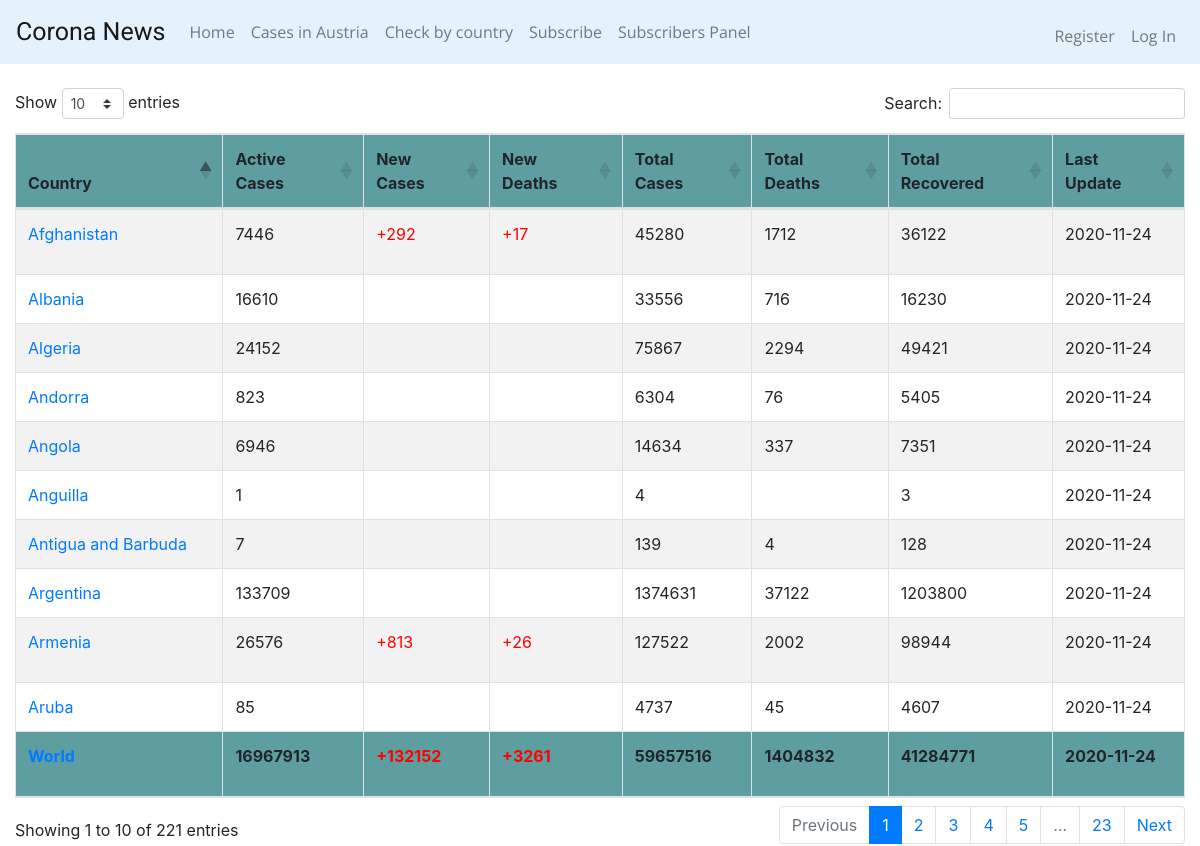
The page /casesWorld on the database as committed earlier.
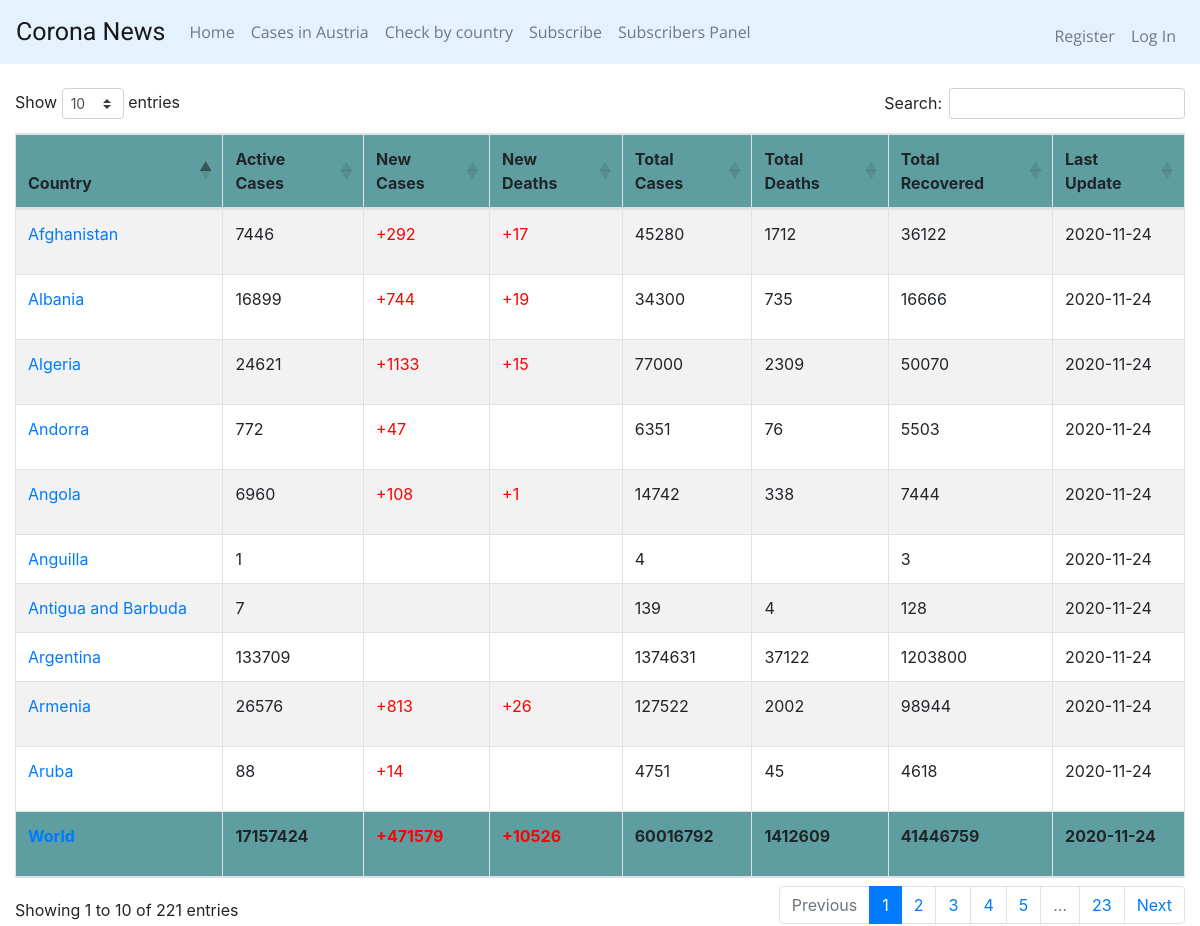
The same page on the database as committed later.
### tables this page shows
CREATE TABLE casesWorld (id INTEGER PRIMARY KEY AUTOINCREMENT NOT NULL, country TEXT, active INTEGER, new INTEGER, deaths INTEGER, totalCases INTEGER, totalDeaths INTEGER, totalRecovered INTEGER, date date);

### app.py (the view)
@app.route("/casesWorld")
def casesWorld():
    tblCasesWorld = "casesWorld"
    tableValues = {}
    totalCases = {}
    tableValues = select_cases(tblCasesWorld)
    totalCases = select_cases_where_country(tblCasesWorld, "World")
    return render_template('casesWorld.html', casesWorld=tableValues, totalCases=totalCases)

### app.py (called while the page is built)
@app.after_request
def after_request(response):
    response.headers["Cache-Control"] = "no-cache, no-store, must-revalidate"
    response.headers["Expires"] = 0
    response.headers["Pragma"] = "no-cache"
    return response

### coronaCasesDAO.py (called while the page is built)
def select_cases(tableName):
    conn = sqlite3.connect('coronaDatabase.db')
    conn.row_factory = dict_factory
    cursor = conn.cursor()
    format_str = """SELECT country, active, new, deaths, totalCases, totalDeaths, totalRecovered, date FROM "{table}";"""
    sql_command = format_str.format(table=tableName)
    cursor.execute(sql_command)
    result = cursor.fetchall()
    conn.close()
    return result

def select_cases_where_country(tableName, country):
    conn = sqlite3.connect('coronaDatabase.db')
    conn.row_factory = dict_factory
    cursor = conn.cursor()
    format_str = """SELECT country, active, new, deaths, totalCases, totalDeaths, totalRecovered, date FROM "{table}" WHERE country="{countryName}";"""
    sql_command = format_str.format(table=tableName, countryName=country)
    cursor.execute(sql_command)
    result = cursor.fetchall()
    conn.close()
    return result

### helpers.py (called while the page is built)
def dict_factory(cursor, row):
    d = {}
    for idx, col in enumerate(cursor.description):
        d[col[0]] = row[idx]
    return d

### templates/casesWorld.html (shortened to what this page needs)
{% extends "layout.html" %}
{% block headSergiu %}
    <link href="https://cdn.datatables.net/1.10.22/css/dataTables.bootstrap4.min.css" rel="stylesheet">
{% endblock %}
{% block main %}
    <div class="col">
        <table id="example" class="table table-striped table-bordered" style="width:100%">
            <thead>
                <tr style="background-color:cadetblue">
                    <th>Country</th>
                    <th>Active Cases</th>
                    <th>New Cases</th>
                    <th>New Deaths</th>
                    <th>Total Cases</th>
                    <th>Total Deaths</th>
                    <th>Total Recovered</th>
                    <th>Last Update</th>
                </tr>
            </thead>
            <tfoot>
                {% for dict_item in totalCases %}
                <tr style="background-color: cadetblue; font-weight: bold;">
                    <td >
                        {% set country = dict_item.get("country") %}
                        <a href="/history/{{ country }}" target="_blank">{{ country }}</a>
                    </td>
                    <td>
                        {{dict_item.get("active")}}
                    </td>
                    <td style="color:red;">
                        {% set new = dict_item.get("new") %}
                        {% if new != "" %}
                            <p>+{{ new }}</p>
                        {% else %}
                            <p></p>
                        {% endif %}
                    </td>
                    <td style="color:red;">
                        {% set deaths = dict_item.get("deaths") %}
                        {% if deaths != "" %}
                            <p>+{{ deaths }}</p>
                        {% else %}
                            <p></p>
                        {% endif %}
                    </td>
                    <td>
                        {{dict_item.get("totalCases")}}
                    </td>
                    <td>
                        {{dict_item.get("totalDeaths")}}
                    </td>
                    <td>
                        {{dict_item.get("totalRecovered")}}
                    </td>
                    <td>
                        {{dict_item.get("date")}}
                    </td>
                </tr>
                {% endfor %}
            </tfoot>
            <tbody>
            {% for dict_item in casesWorld %}
                <tr>
                        <td>
                            {% set country = dict_item.get("country") %}
                            <a href="/history/{{ country }}">{{ country }}</a>
                        </td>
                        <td>
                            {{dict_item.get("active")}}
                        </td>
                        <td style="color: red;">
                            {% set new = dict_item.get("new") %}
                            {% if new != "" %}
                                <p>+{{ new }}</p>
                            {% else %}
                                <p></p>
                            {% endif %}
                        </td>
                        <td style="color: red;">
                            {% set deaths = dict_item.get("deaths") %}
                            {% if deaths != "" %}
                                <p>+{{ deaths }}</p>
                            {% else %}
                                <p></p>
                            {% endif %}
                        </td>
                        <td>
                            {{dict_item.get("totalCases")}}
                        </td>
                        <td>
                            {{dict_item.get("totalDeaths")}}
                        </td>
                        <td>
                            {{dict_item.get("totalRecovered")}}
                        </td>
                        <td>
                            {{dict_item.get("date")}}
                        </td>
                </tr>
            {% endfor %}
            </tbody>
        </table>
    </div>
{% endblock %}

### templates/layout.html (shortened to what this page needs)
<!DOCTYPE html>
<html lang="en">
<head>
    <link href="https://cdnjs.cloudflare.com/ajax/libs/twitter-bootstrap/4.5.2/css/bootstrap.css" rel="stylesheet">
    {% block headSergiu %}{% endblock %}
</head>
<body>
    <nav class="navbar sticky-top navbar-expand-lg navbar-light" style="background-color: #e3f2fd;">
      <a class="navbar-brand" style="font-family: 'Roboto', sans-serif; font-size: 25px;" href="/">Corona News</a>
      <div class="collapse navbar-collapse" style="font-family: 'Open Sans', sans-serif;" id="navbarSupportedContent">
        {% if session.user_id %}
          <ul class="navbar-nav mr-auto">
            <li class="nav-item">
              <a class="nav-link" href="/">Home <span class="sr-only">(current)</span></a>
            </li>
            <li class="nav-item">
              <a class="nav-link" href="/casesInAustria">Cases in Austria</a>
            </li>
            <li class="nav-item">
              <a class="nav-link" href="/casesWorld">Check by country</a>
            </li>
            <li class="nav-item">
              <a class="nav-link" href="/subscription">Subscribe</a>
            </li>
            <li class="nav-item">
              <a class="nav-link" href="/usersTable">Subscribers Panel</a>
            </li>
          </ul>
            <ul class="navbar-nav ml-auto mt-2">
              <li class="nav-item"><a class="nav-link" href="/logout">Log Out</a></li>
          </ul>
        {% else %}
        <ul class="navbar-nav mr-auto">
          <li class="nav-item">
            <a class="nav-link" href="/">Home <span class="sr-only">(current)</span></a>
          </li>
          <li class="nav-item">
            <a class="nav-link" href="/casesInAustria">Cases in Austria</a>
          </li>
          <li class="nav-item">
            <a class="nav-link" href="/casesWorld">Check by country</a>
          </li>
          <li class="nav-item">
            <a class="nav-link" href="/subscription">Subscribe</a>
          </li>
          <li class="nav-item">
            <a class="nav-link" href="/usersTable">Subscribers Panel</a>
          </li>
        </ul>
          <ul class="navbar-nav ml-auto mt-2">
            <li class="nav-item"><a class="nav-link" href="/register">Register</a></li>
            <li class="nav-item"><a class="nav-link" href="/login">Log In</a></li>
        </ul>
        {% endif %}
      </div>
    </nav>
<br />
{% block main %}{% endblock %}
</body>
</html>

Rows that differ between the two databases and show on the page:
changed casesWorld "World": get "16967913" → "17157424"; new "132152" → "471579"; deaths "3261" → "10526"; get "59657516" → "60016792"; get "1404832" → "1412609"; get "41284771" → "41446759"
changed casesWorld "Algeria": get "24152" → "24621"; new (not shown) → "1133"; deaths (not shown) → "15"; get "75867" → "77000"; get "2294" → "2309"; get "49421" → "50070"
changed casesWorld "Albania": get "16610" → "16899"; new (not shown) → "744"; deaths (not shown) → "19"; get "33556" → "34300"; get "716" → "735"; get "16230" → "16666"
changed casesWorld "Angola": get "6946" → "6960"; new (not shown) → "108"; deaths (not shown) → "1"; get "14634" → "14742"; get "337" → "338"; get "7351" → "7444"
changed casesWorld "Andorra": get "823" → "772"; new (not shown) → "47"; get "6304" → "6351"; get "5405" → "5503"
changed casesWorld "Aruba": get "85" → "88"; new (not shown) → "14"; get "4737" → "4751"; get "4607" → "4618"
